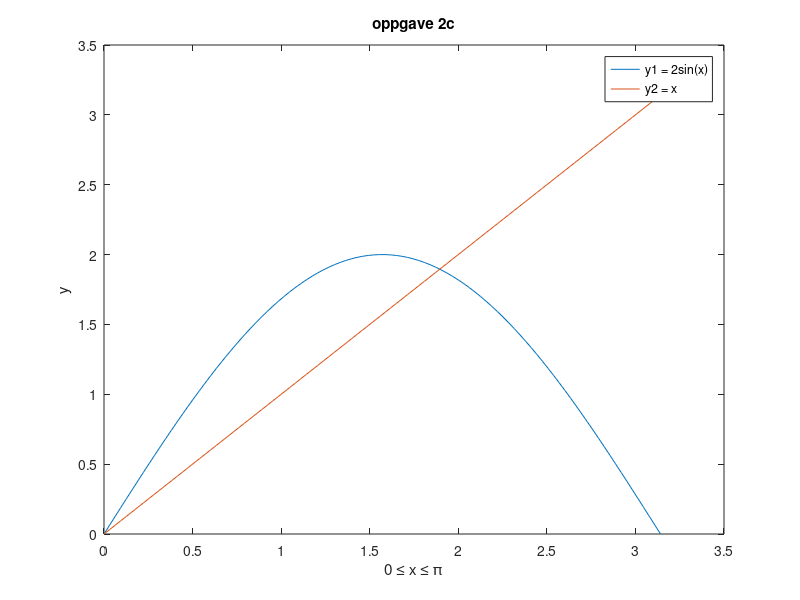

Write MATLAB code to recreate this figure.
x = linspace (0,pi,100);
y1 = 2.*sin(x);
y2 = x;
plot (x,y1,x,y2);
title('oppgave 2c')
legend('y1 = 2sin(x)', 'y2 = x')
xlabel('0 \leq x \leq \pi')
ylabel('y')